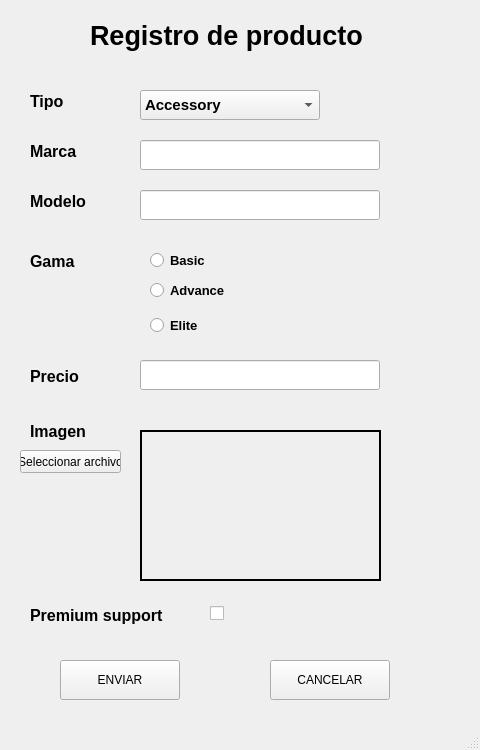
<?xml version="1.0" encoding="UTF-8"?>
<ui version="4.0">
 <class>RegistroMain</class>
 <widget class="QMainWindow" name="RegistroMain">
  <property name="geometry">
   <rect>
    <x>0</x>
    <y>0</y>
    <width>480</width>
    <height>750</height>
   </rect>
  </property>
  <property name="windowTitle">
   <string>Registro de producto</string>
  </property>
  <widget class="QWidget" name="centralwidget">
   <widget class="QLabel" name="lbl_titulo_registro">
    <property name="geometry">
     <rect>
      <x>90</x>
      <y>10</y>
      <width>301</width>
      <height>51</height>
     </rect>
    </property>
    <property name="font">
     <font>
      <family>Arial</family>
      <pointsize>20</pointsize>
      <weight>75</weight>
      <bold>true</bold>
     </font>
    </property>
    <property name="text">
     <string>Registro de producto</string>
    </property>
   </widget>
   <widget class="QLabel" name="lbl_tipo">
    <property name="geometry">
     <rect>
      <x>30</x>
      <y>90</y>
      <width>80</width>
      <height>22</height>
     </rect>
    </property>
    <property name="font">
     <font>
      <family>Arial</family>
      <pointsize>12</pointsize>
      <weight>75</weight>
      <bold>true</bold>
     </font>
    </property>
    <property name="text">
     <string>Tipo</string>
    </property>
   </widget>
   <widget class="QLabel" name="lbl_marca">
    <property name="geometry">
     <rect>
      <x>30</x>
      <y>140</y>
      <width>80</width>
      <height>22</height>
     </rect>
    </property>
    <property name="font">
     <font>
      <family>Arial</family>
      <pointsize>12</pointsize>
      <weight>75</weight>
      <bold>true</bold>
     </font>
    </property>
    <property name="text">
     <string>Marca</string>
    </property>
   </widget>
   <widget class="QLabel" name="lbl_modelo">
    <property name="geometry">
     <rect>
      <x>30</x>
      <y>190</y>
      <width>80</width>
      <height>22</height>
     </rect>
    </property>
    <property name="font">
     <font>
      <family>Arial</family>
      <pointsize>12</pointsize>
      <weight>75</weight>
      <bold>true</bold>
     </font>
    </property>
    <property name="text">
     <string>Modelo</string>
    </property>
   </widget>
   <widget class="QLabel" name="lbl_gama">
    <property name="geometry">
     <rect>
      <x>30</x>
      <y>250</y>
      <width>80</width>
      <height>22</height>
     </rect>
    </property>
    <property name="font">
     <font>
      <family>Arial</family>
      <pointsize>12</pointsize>
      <weight>75</weight>
      <bold>true</bold>
     </font>
    </property>
    <property name="text">
     <string>Gama</string>
    </property>
   </widget>
   <widget class="QLabel" name="lbl_precio">
    <property name="geometry">
     <rect>
      <x>30</x>
      <y>365</y>
      <width>80</width>
      <height>22</height>
     </rect>
    </property>
    <property name="font">
     <font>
      <family>Arial</family>
      <pointsize>12</pointsize>
      <weight>75</weight>
      <bold>true</bold>
     </font>
    </property>
    <property name="text">
     <string>Precio</string>
    </property>
   </widget>
   <widget class="QComboBox" name="cbx_tipo">
    <property name="geometry">
     <rect>
      <x>140</x>
      <y>90</y>
      <width>180</width>
      <height>30</height>
     </rect>
    </property>
    <property name="font">
     <font>
      <family>Arial</family>
      <pointsize>11</pointsize>
      <weight>75</weight>
      <bold>true</bold>
     </font>
    </property>
    <property name="toolTip">
     <string>&lt;html&gt;&lt;head/&gt;&lt;body&gt;&lt;p&gt;&lt;b&gt;Selecciona el tipo de producto&lt;/b&gt;&lt;/p&gt;&lt;/body&gt;&lt;/html&gt;</string>
    </property>
    <item>
     <property name="text">
      <string>Accessory</string>
     </property>
    </item>
    <item>
     <property name="text">
      <string>Display</string>
     </property>
    </item>
    <item>
     <property name="text">
      <string>Gaming Chair</string>
     </property>
    </item>
    <item>
     <property name="text">
      <string>Headset</string>
     </property>
    </item>
    <item>
     <property name="text">
      <string>Keyboard</string>
     </property>
    </item>
    <item>
     <property name="text">
      <string>Mouse</string>
     </property>
    </item>
    <item>
     <property name="text">
      <string>Wireless Audio</string>
     </property>
    </item>
   </widget>
   <widget class="QLineEdit" name="txt_marca">
    <property name="geometry">
     <rect>
      <x>140</x>
      <y>140</y>
      <width>240</width>
      <height>30</height>
     </rect>
    </property>
    <property name="font">
     <font>
      <family>Arial</family>
      <pointsize>11</pointsize>
      <italic>true</italic>
     </font>
    </property>
    <property name="toolTip">
     <string>&lt;html&gt;&lt;head/&gt;&lt;body&gt;&lt;p&gt;&lt;b&gt;Introduce la marca&lt;/b&gt;&lt;/p&gt;&lt;/body&gt;&lt;/html&gt;</string>
    </property>
   </widget>
   <widget class="QLineEdit" name="txt_modelo">
    <property name="geometry">
     <rect>
      <x>140</x>
      <y>190</y>
      <width>240</width>
      <height>30</height>
     </rect>
    </property>
    <property name="font">
     <font>
      <family>Arial</family>
      <pointsize>11</pointsize>
      <italic>true</italic>
     </font>
    </property>
    <property name="toolTip">
     <string>&lt;html&gt;&lt;head/&gt;&lt;body&gt;&lt;p&gt;&lt;b&gt;Introduce el modelo&lt;/b&gt;&lt;/p&gt;&lt;/body&gt;&lt;/html&gt;</string>
    </property>
   </widget>
   <widget class="QLineEdit" name="txt_precio">
    <property name="geometry">
     <rect>
      <x>140</x>
      <y>360</y>
      <width>240</width>
      <height>30</height>
     </rect>
    </property>
    <property name="font">
     <font>
      <family>Arial</family>
      <pointsize>11</pointsize>
      <italic>true</italic>
     </font>
    </property>
    <property name="toolTip">
     <string>&lt;html&gt;&lt;head/&gt;&lt;body&gt;&lt;p&gt;&lt;b&gt;Introduce el precio en €&lt;/b&gt;&lt;/p&gt;&lt;/body&gt;&lt;/html&gt;</string>
    </property>
   </widget>
   <widget class="QPushButton" name="btn_registrar">
    <property name="geometry">
     <rect>
      <x>60</x>
      <y>660</y>
      <width>120</width>
      <height>40</height>
     </rect>
    </property>
    <property name="toolTip">
     <string>&lt;html&gt;&lt;head/&gt;&lt;body&gt;&lt;p&gt;&lt;b&gt;Pulsa para añadir nuevo producto a la BBDD&lt;/b&gt;&lt;/p&gt;&lt;/body&gt;&lt;/html&gt;</string>
    </property>
    <property name="text">
     <string>ENVIAR</string>
    </property>
   </widget>
   <widget class="QLabel" name="lbl_texto_imagen">
    <property name="geometry">
     <rect>
      <x>30</x>
      <y>420</y>
      <width>80</width>
      <height>22</height>
     </rect>
    </property>
    <property name="font">
     <font>
      <family>Arial</family>
      <pointsize>12</pointsize>
      <weight>75</weight>
      <bold>true</bold>
     </font>
    </property>
    <property name="text">
     <string>Imagen</string>
    </property>
   </widget>
   <widget class="QLabel" name="lbl_imagen">
    <property name="geometry">
     <rect>
      <x>140</x>
      <y>430</y>
      <width>241</width>
      <height>151</height>
     </rect>
    </property>
    <property name="toolTip">
     <string>&lt;html&gt;&lt;head/&gt;&lt;body&gt;&lt;p&gt;&lt;b&gt;Vista prevía de la imagen&lt;/b&gt;&lt;/p&gt;&lt;/body&gt;&lt;/html&gt;</string>
    </property>
    <property name="frameShape">
     <enum>QFrame::Box</enum>
    </property>
    <property name="lineWidth">
     <number>2</number>
    </property>
    <property name="text">
     <string/>
    </property>
    <property name="scaledContents">
     <bool>true</bool>
    </property>
    <property name="alignment">
     <set>Qt::AlignJustify|Qt::AlignVCenter</set>
    </property>
   </widget>
   <widget class="QPushButton" name="btn_seleccionar_archivo">
    <property name="geometry">
     <rect>
      <x>20</x>
      <y>450</y>
      <width>101</width>
      <height>23</height>
     </rect>
    </property>
    <property name="toolTip">
     <string>&lt;html&gt;&lt;head/&gt;&lt;body&gt;&lt;p&gt;&lt;b&gt;Selecciona una imagen del producto&lt;/b&gt;&lt;/p&gt;&lt;/body&gt;&lt;/html&gt;</string>
    </property>
    <property name="text">
     <string>Seleccionar archivo</string>
    </property>
   </widget>
   <widget class="QPushButton" name="btn_cancel">
    <property name="geometry">
     <rect>
      <x>270</x>
      <y>660</y>
      <width>120</width>
      <height>40</height>
     </rect>
    </property>
    <property name="toolTip">
     <string>&lt;html&gt;&lt;head/&gt;&lt;body&gt;&lt;p&gt;&lt;b&gt;Pulsa para cerrar la ventana&lt;/b&gt;&lt;/p&gt;&lt;/body&gt;&lt;/html&gt;</string>
    </property>
    <property name="text">
     <string>CANCELAR</string>
    </property>
   </widget>
   <widget class="QRadioButton" name="rbn_basic">
    <property name="geometry">
     <rect>
      <x>150</x>
      <y>250</y>
      <width>71</width>
      <height>21</height>
     </rect>
    </property>
    <property name="font">
     <font>
      <family>Arial</family>
      <pointsize>10</pointsize>
      <weight>75</weight>
      <bold>true</bold>
     </font>
    </property>
    <property name="cursor">
     <cursorShape>PointingHandCursor</cursorShape>
    </property>
    <property name="toolTip">
     <string>&lt;html&gt;&lt;head/&gt;&lt;body&gt;&lt;p&gt;&lt;b&gt;Gama básica, económica o outlet&lt;/b&gt;&lt;/p&gt;&lt;/body&gt;&lt;/html&gt;</string>
    </property>
    <property name="text">
     <string>Basic</string>
    </property>
   </widget>
   <widget class="QRadioButton" name="rbn_advance">
    <property name="geometry">
     <rect>
      <x>150</x>
      <y>280</y>
      <width>91</width>
      <height>21</height>
     </rect>
    </property>
    <property name="font">
     <font>
      <family>Arial</family>
      <pointsize>10</pointsize>
      <weight>75</weight>
      <bold>true</bold>
     </font>
    </property>
    <property name="cursor">
     <cursorShape>PointingHandCursor</cursorShape>
    </property>
    <property name="toolTip">
     <string>&lt;html&gt;&lt;head/&gt;&lt;body&gt;&lt;p&gt;&lt;b&gt;Gama altas prestaciones&lt;/b&gt;&lt;/p&gt;&lt;/body&gt;&lt;/html&gt;</string>
    </property>
    <property name="text">
     <string>Advance</string>
    </property>
   </widget>
   <widget class="QRadioButton" name="rbn_elite">
    <property name="geometry">
     <rect>
      <x>150</x>
      <y>310</y>
      <width>61</width>
      <height>31</height>
     </rect>
    </property>
    <property name="font">
     <font>
      <family>Arial</family>
      <pointsize>10</pointsize>
      <weight>75</weight>
      <bold>true</bold>
     </font>
    </property>
    <property name="cursor">
     <cursorShape>PointingHandCursor</cursorShape>
    </property>
    <property name="toolTip">
     <string>&lt;html&gt;&lt;head/&gt;&lt;body&gt;&lt;p&gt;&lt;b&gt;Gama para gamers profesionales&lt;/b&gt;&lt;/p&gt;&lt;/body&gt;&lt;/html&gt;</string>
    </property>
    <property name="text">
     <string>Elite</string>
    </property>
   </widget>
   <widget class="QLabel" name="lbl_premium">
    <property name="geometry">
     <rect>
      <x>30</x>
      <y>600</y>
      <width>151</width>
      <height>31</height>
     </rect>
    </property>
    <property name="font">
     <font>
      <family>Arial</family>
      <pointsize>12</pointsize>
      <weight>75</weight>
      <bold>true</bold>
     </font>
    </property>
    <property name="text">
     <string>Premium support</string>
    </property>
   </widget>
   <widget class="QCheckBox" name="chk_premium">
    <property name="geometry">
     <rect>
      <x>210</x>
      <y>605</y>
      <width>31</width>
      <height>17</height>
     </rect>
    </property>
    <property name="toolTip">
     <string>&lt;html&gt;&lt;head/&gt;&lt;body&gt;&lt;p&gt;&lt;b&gt;Soporte personalizado con coste extra&lt;/b&gt;&lt;/p&gt;&lt;/body&gt;&lt;/html&gt;</string>
    </property>
    <property name="text">
     <string/>
    </property>
   </widget>
  </widget>
  <widget class="QStatusBar" name="statusbar"/>
 </widget>
 <resources/>
 <connections/>
</ui>
